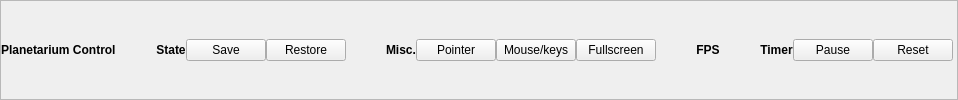
     <widget class="QFrame" name="TitleBar">
      <property name="sizePolicy">
       <sizepolicy hsizetype="Expanding" vsizetype="Preferred">
        <horstretch>0</horstretch>
        <verstretch>0</verstretch>
       </sizepolicy>
      </property>
      <property name="frameShape">
       <enum>QFrame::StyledPanel</enum>
      </property>
      <layout class="QHBoxLayout" name="_2">
       <property name="spacing">
        <number>0</number>
       </property>
       <property name="leftMargin">
        <number>0</number>
       </property>
       <property name="topMargin">
        <number>0</number>
       </property>
       <property name="rightMargin">
        <number>4</number>
       </property>
       <property name="bottomMargin">
        <number>0</number>
       </property>
       <item>
        <layout class="QHBoxLayout" name="layoutHTooolBar">
         <item>
          <layout class="QGridLayout" name="gridLayout">
           <item row="1" column="6">
            <widget class="QPushButton" name="btnSaveState">
             <property name="toolTip">
              <string>Save the current view state.  This state can be restored using the &quot;Restore&quot; button.</string>
             </property>
             <property name="text">
              <string>Save</string>
             </property>
            </widget>
           </item>
           <item row="1" column="7">
            <widget class="QPushButton" name="btnRestoreState">
             <property name="font">
              <font>
               <weight>50</weight>
               <bold>false</bold>
              </font>
             </property>
             <property name="toolTip">
              <string>Restore a previously saved view state, either by the &quot;Save&quot; button or by PlanetC itself.</string>
             </property>
             <property name="text">
              <string>Restore</string>
             </property>
            </widget>
           </item>
           <item row="1" column="3">
            <widget class="QLabel" name="stelWindowTitle">
             <property name="font">
              <font>
               <weight>75</weight>
               <italic>false</italic>
               <bold>true</bold>
              </font>
             </property>
             <property name="text">
              <string>Planetarium Control</string>
             </property>
            </widget>
           </item>
           <item row="1" column="5">
            <widget class="QLabel" name="labelState">
             <property name="text">
              <string>&lt;html&gt;&lt;head/&gt;&lt;body&gt;&lt;p&gt;&lt;span style=&quot; font-weight:600;&quot;&gt;State&lt;/span&gt;&lt;/p&gt;&lt;/body&gt;&lt;/html&gt;</string>
             </property>
             <property name="alignment">
              <set>Qt::AlignCenter</set>
             </property>
            </widget>
           </item>
           <item row="1" column="4">
            <spacer name="horizontalSpacer_3">
             <property name="orientation">
              <enum>Qt::Horizontal</enum>
             </property>
             <property name="sizeHint" stdset="0">
              <size>
               <width>40</width>
               <height>20</height>
              </size>
             </property>
            </spacer>
           </item>
          </layout>
         </item>
         <item>
          <spacer name="horizontalSpacer">
           <property name="orientation">
            <enum>Qt::Horizontal</enum>
           </property>
           <property name="sizeHint" stdset="0">
            <size>
             <width>40</width>
             <height>20</height>
            </size>
           </property>
          </spacer>
         </item>
         <item>
          <layout class="QGridLayout" name="gridLayout_3">
           <item row="0" column="2">
            <widget class="QPushButton" name="btnMouseKeys">
             <property name="toolTip">
              <string>Show the mouse pointer in the main Stellarium view and enable mouse/key usage on Stellarium</string>
             </property>
             <property name="text">
              <string>Mouse/keys</string>
             </property>
             <property name="checkable">
              <bool>true</bool>
             </property>
             <property name="checked">
              <bool>false</bool>
             </property>
            </widget>
           </item>
           <item row="0" column="0">
            <widget class="QLabel" name="labelMisc">
             <property name="font">
              <font>
               <weight>75</weight>
               <bold>true</bold>
              </font>
             </property>
             <property name="text">
              <string>&lt;html&gt;&lt;head/&gt;&lt;body&gt;&lt;p&gt;Misc.&lt;/p&gt;&lt;/body&gt;&lt;/html&gt;</string>
             </property>
             <property name="alignment">
              <set>Qt::AlignCenter</set>
             </property>
            </widget>
           </item>
           <item row="0" column="1">
            <widget class="QPushButton" name="btnPointer">
             <property name="toolTip">
              <string>Show the pointer while the mouse is on the clone view (enable/disable with right click)</string>
             </property>
             <property name="text">
              <string>Pointer</string>
             </property>
             <property name="checkable">
              <bool>true</bool>
             </property>
            </widget>
           </item>
           <item row="0" column="3">
            <widget class="QPushButton" name="btnFullScreen">
             <property name="toolTip">
              <string>Toggle fullscreen for both the Stellarium and PlanetC windows.  Two screens are required.</string>
             </property>
             <property name="text">
              <string>Fullscreen</string>
             </property>
             <property name="checkable">
              <bool>true</bool>
             </property>
            </widget>
           </item>
          </layout>
         </item>
         <item>
          <spacer name="horizontalSpacer_5">
           <property name="orientation">
            <enum>Qt::Horizontal</enum>
           </property>
           <property name="sizeHint" stdset="0">
            <size>
             <width>40</width>
             <height>20</height>
            </size>
           </property>
          </spacer>
         </item>
         <item>
          <widget class="QLabel" name="labelFPS">
           <property name="font">
            <font>
             <weight>75</weight>
             <bold>true</bold>
            </font>
           </property>
           <property name="text">
            <string>&lt;html&gt;&lt;head/&gt;&lt;body&gt;&lt;p&gt;FPS&lt;/p&gt;&lt;/body&gt;&lt;/html&gt;</string>
           </property>
           <property name="alignment">
            <set>Qt::AlignCenter</set>
           </property>
          </widget>
         </item>
         <item>
          <spacer name="horizontalSpacer_4">
           <property name="orientation">
            <enum>Qt::Horizontal</enum>
           </property>
           <property name="sizeHint" stdset="0">
            <size>
             <width>40</width>
             <height>20</height>
            </size>
           </property>
          </spacer>
         </item>
         <item>
          <widget class="QLabel" name="labelTimer">
           <property name="font">
            <font>
             <weight>75</weight>
             <bold>true</bold>
            </font>
           </property>
           <property name="styleSheet">
            <string notr="true"/>
           </property>
           <property name="text">
            <string>&lt;html&gt;&lt;head/&gt;&lt;body&gt;&lt;p&gt;Timer&lt;/p&gt;&lt;/body&gt;&lt;/html&gt;</string>
           </property>
           <property name="alignment">
            <set>Qt::AlignCenter</set>
           </property>
          </widget>
         </item>
         <item>
          <widget class="QPushButton" name="btnTimerToggle">
           <property name="text">
            <string>Pause</string>
           </property>
           <property name="flat">
            <bool>false</bool>
           </property>
          </widget>
         </item>
         <item>
          <widget class="QPushButton" name="btnTimerReset">
           <property name="text">
            <string>Reset</string>
           </property>
          </widget>
         </item>
        </layout>
       </item>
      </layout>
     </widget>
